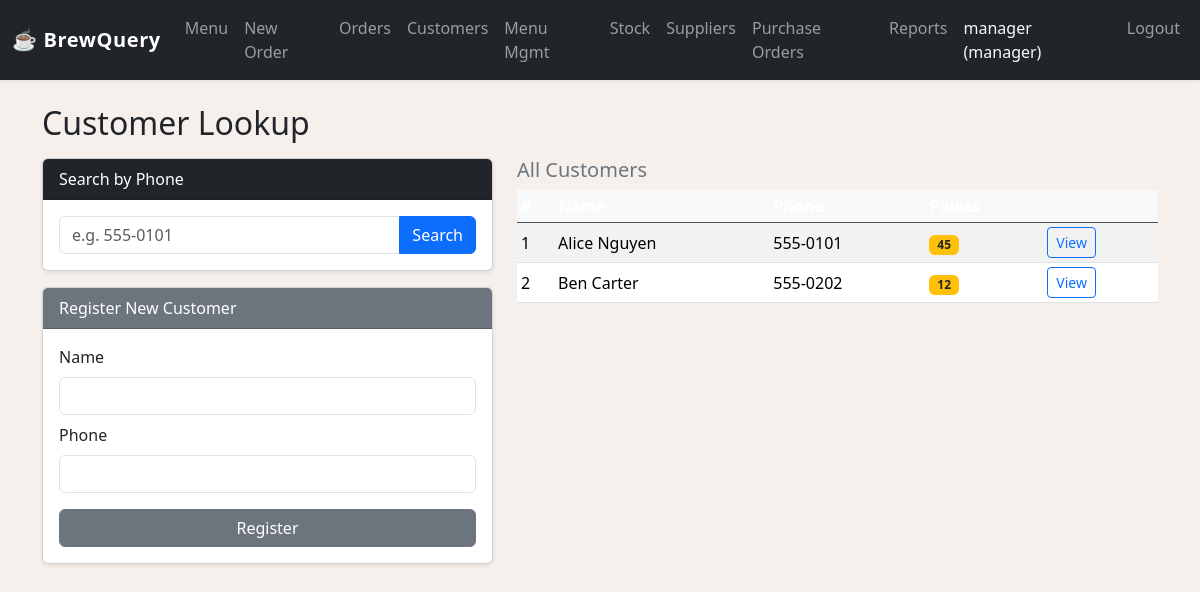
Page /customer_lookup.php (signed in) on the committed database.
### tables this page shows
CREATE TABLE customer (
    Customer_id INT PRIMARY KEY AUTO_INCREMENT,
    Name VARCHAR(150) NOT NULL,
    Phone VARCHAR(20) NOT NULL UNIQUE,
    LoyaltyPoints INT NOT NULL DEFAULT 0
);

### helpers.php (called while the page is built, shortened)
<?php
function e(string $s): string {
    return htmlspecialchars($s, ENT_QUOTES | ENT_SUBSTITUTE, 'UTF-8');
}

### customer_lookup.php (the view, shortened to what this page needs)
<?php
require_once __DIR__ . '/helpers.php';
require_once __DIR__ . '/layout.php';
$pdo   = get_pdo();
$all_customers = $pdo->query("SELECT * FROM customer ORDER BY Name")->fetchAll();
?>
<h2 class="mb-3">Customer Lookup</h2>
<div class="row g-4">
    <div class="col-md-5">
        <div class="card shadow-sm mb-3">
            <div class="card-header bg-dark text-white">Search by Phone</div>
            <div class="card-body">
                <form method="GET" action="customer_lookup.php">
                    <div class="input-group">
                        <input type="tel" name="phone" class="form-control"
                               placeholder="e.g. 555-0101"
                               value="<?= e($_GET['phone'] ?? '') ?>">
                        <button type="submit" class="btn btn-primary">Search</button>
                    </div>
                </form>
            </div>
        </div>
        <div class="card shadow-sm">
            <div class="card-header bg-secondary text-white">Register New Customer</div>
            <div class="card-body">
                <form method="POST" action="customer_lookup.php">
                    <div class="mb-2">
                        <label class="form-label">Name</label>
                        <input type="text" name="name" class="form-control" required>
                    </div>
                    <div class="mb-3">
                        <label class="form-label">Phone</label>
                        <input type="tel" name="phone" class="form-control" required>
                    </div>
                    <button type="submit" name="add_customer" class="btn btn-secondary w-100">
                        Register
                    </button>
                </form>
            </div>
        </div>
    </div>
    <div class="col-md-7">
        <h5 class="text-secondary">All Customers</h5>
        <table class="table table-striped table-sm align-middle">
            <thead class="table-dark">
                <tr><th>#</th><th>Name</th><th>Phone</th><th>Points</th><th></th></tr>
            </thead>
            <tbody>
            <?php foreach ($all_customers as $c): ?>
            <tr>
                <td><?= (int)$c['Customer_id'] ?></td>
                <td><?= e($c['Name']) ?></td>
                <td><?= e($c['Phone']) ?></td>
                <td><span class="badge bg-warning text-dark"><?= (int)$c['LoyaltyPoints'] ?></span></td>
                <td>
                    <a href="customer_lookup.php?phone=<?= urlencode($c['Phone']) ?>"
                       class="btn btn-sm btn-outline-primary">View</a>
                </td>
            </tr>
            <?php endforeach; ?>
            </tbody>
        </table>
    </div>
</div>

### styles.css (style rules this page uses)
body { background-color: #f5f0eb; }
.table th { font-weight: 600; background-color: #f8f9fa; }

### rows in the picture
customer: Customer_id "1", Name "Alice Nguyen", Phone "555-0101", LoyaltyPoints "45"
customer: Customer_id "2", Name "Ben Carter", Phone "555-0202", LoyaltyPoints "12"

### other values in the picture
$staff['Username'] "manager"
$staff['Role'] "manager"
